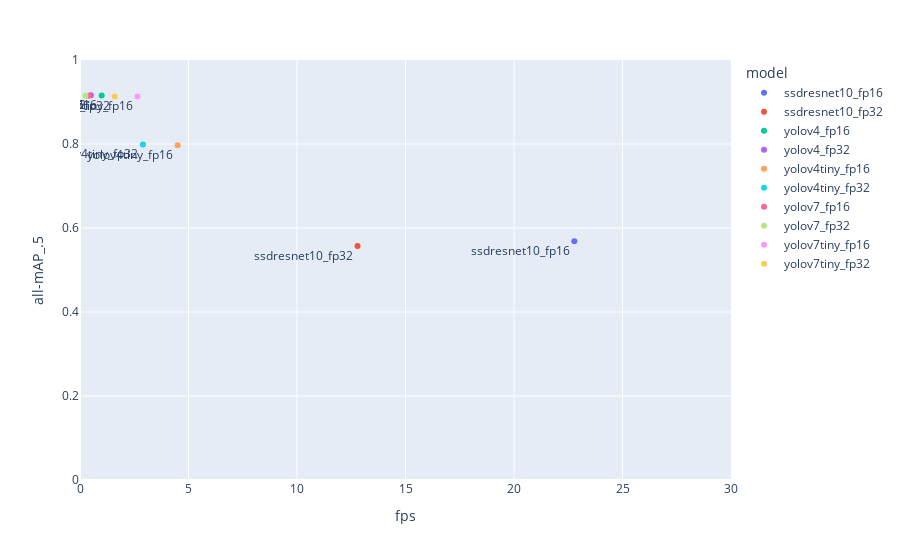

Notebook cell for this chart:
### Code cell
fig = px.scatter(df_metrics, x='fps', y='all-mAP_.5', color='model', text='model')
# Add axis labels
fig.update_layout(xaxis_range=[0, 30], yaxis_range=[0, 1])

# Customize text labels with annotations to prevent overlap
# fig.update_traces(texttemplate='%{text} <br> (%{y:.00,s}, %{x:.,s})', textposition='bottom left')
fig.update_traces(textposition='bottom left')

# Display the plot
fig.show()

### Figure 1 — Plotly figure (JSON) as saved in the notebook; plotly's stock layout.template omitted (floating-point values rounded to 4 significant figures)
{"data": [{"hovertemplate": "model=%{text}<br>fps=%{x}<br>all-mAP_.5=%{y}<extra></extra>", "legendgroup": "ssdresnet10_fp16", "marker": {"color": "#636efa", "symbol": "circle"}, "mode": "markers+text", "name": "ssdresnet10_fp16", "orientation": "v", "showlegend": true, "text": ["ssdresnet10_fp16"], "textposition": "bottom left", "type": "scatter", "x": [22.78], "xaxis": "x", "y": [0.5684], "yaxis": "y"}, {"hovertemplate": "model=%{text}<br>fps=%{x}<br>all-mAP_.5=%{y}<extra></extra>", "legendgroup": "ssdresnet10_fp32", "marker": {"color": "#EF553B", "symbol": "circle"}, "mode": "markers+text", "name": "ssdresnet10_fp32", "orientation": "v", "showlegend": true, "text": ["ssdresnet10_fp32"], "textposition": "bottom left", "type": "scatter", "x": [12.79], "xaxis": "x", "y": [0.5571], "yaxis": "y"}, {"hovertemplate": "model=%{text}<br>fps=%{x}<br>all-mAP_.5=%{y}<extra></extra>", "legendgroup": "yolov4_fp16", "marker": {"color": "#00cc96", "symbol": "circle"}, "mode": "markers+text", "name": "yolov4_fp16", "orientation": "v", "showlegend": true, "text": ["yolov4_fp16"], "textposition": "bottom left", "type": "scatter", "x": [1], "xaxis": "x", "y": [0.9155], "yaxis": "y"}, {"hovertemplate": "model=%{text}<br>fps=%{x}<br>all-mAP_.5=%{y}<extra></extra>", "legendgroup": "yolov4_fp32", "marker": {"color": "#ab63fa", "symbol": "circle"}, "mode": "markers+text", "name": "yolov4_fp32", "orientation": "v", "showlegend": true, "text": ["yolov4_fp32"], "textposition": "bottom left", "type": "scatter", "x": [0.5], "xaxis": "x", "y": [0.916], "yaxis": "y"}, {"hovertemplate": "model=%{text}<br>fps=%{x}<br>all-mAP_.5=%{y}<extra></extra>", "legendgroup": "yolov4tiny_fp16", "marker": {"color": "#FFA15A", "symbol": "circle"}, "mode": "markers+text", "name": "yolov4tiny_fp16", "orientation": "v", "showlegend": true, "text": ["yolov4tiny_fp16"], "textposition": "bottom left", "type": "scatter", "x": [4.5], "xaxis": "x", "y": [0.797], "yaxis": "y"}, {"hovertemplate": "model=%{text}<br>fps=%{x}<br>all-mAP_.5=%{y}<extra></extra>", "legendgroup": "yolov4tiny_fp32", "marker": {"color": "#19d3f3", "symbol": "circle"}, "mode": "markers+text", "name": "yolov4tiny_fp32", "orientation": "v", "showlegend": true, "text": ["yolov4tiny_fp32"], "textposition": "bottom left", "type": "scatter", "x": [2.9], "xaxis": "x", "y": [0.7989], "yaxis": "y"}, {"hovertemplate": "model=%{text}<br>fps=%{x}<br>all-mAP_.5=%{y}<extra></extra>", "legendgroup": "yolov7_fp16", "marker": {"color": "#FF6692", "symbol": "circle"}, "mode": "markers+text", "name": "yolov7_fp16", "orientation": "v", "showlegend": true, "text": ["yolov7_fp16"], "textposition": "bottom left", "type": "scatter", "x": [0.4], "xaxis": "x", "y": [0.9151], "yaxis": "y"}, {"hovertemplate": "model=%{text}<br>fps=%{x}<br>all-mAP_.5=%{y}<extra></extra>", "legendgroup": "yolov7_fp32", "marker": {"color": "#B6E880", "symbol": "circle"}, "mode": "markers+text", "name": "yolov7_fp32", "orientation": "v", "showlegend": true, "text": ["yolov7_fp32"], "textposition": "bottom left", "type": "scatter", "x": [0.25], "xaxis": "x", "y": [0.915], "yaxis": "y"}, {"hovertemplate": "model=%{text}<br>fps=%{x}<br>all-mAP_.5=%{y}<extra></extra>", "legendgroup": "yolov7tiny_fp16", "marker": {"color": "#FF97FF", "symbol": "circle"}, "mode": "markers+text", "name": "yolov7tiny_fp16", "orientation": "v", "showlegend": true, "text": ["yolov7tiny_fp16"], "textposition": "bottom left", "type": "scatter", "x": [2.65], "xaxis": "x", "y": [0.9128], "yaxis": "y"}, {"hovertemplate": "model=%{text}<br>fps=%{x}<br>all-mAP_.5=%{y}<extra></extra>", "legendgroup": "yolov7tiny_fp32", "marker": {"color": "#FECB52", "symbol": "circle"}, "mode": "markers+text", "name": "yolov7tiny_fp32", "orientation": "v", "showlegend": true, "text": ["yolov7tiny_fp32"], "textposition": "bottom left", "type": "scatter", "x": [1.6], "xaxis": "x", "y": [0.9132], "yaxis": "y"}], "layout": {"legend": {"title": {"text": "model"}, "tracegroupgap": 0}, "margin": {"t": 60}, "xaxis": {"anchor": "y", "domain": [0, 1], "range": [0, 30], "title": {"text": "fps"}}, "yaxis": {"anchor": "x", "domain": [0, 1], "range": [0, 1], "title": {"text": "all-mAP_.5"}}}}
